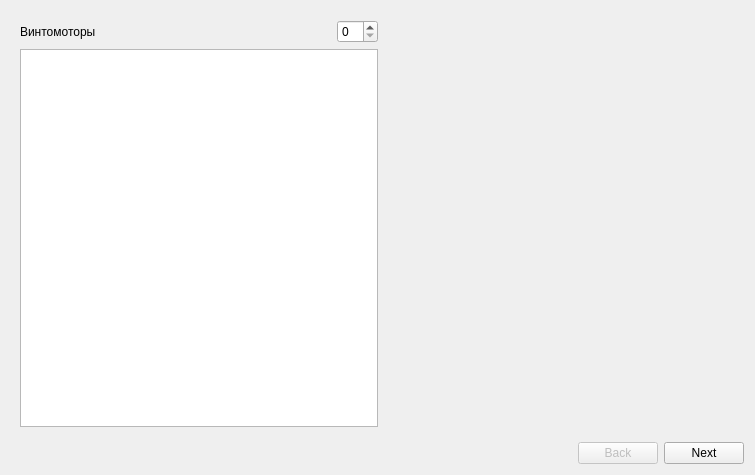
<?xml version="1.0" encoding="UTF-8"?>
<ui version="4.0">
 <class>CreateVehicleWizard</class>
 <widget class="QWidget" name="CreateVehicleWizard">
  <property name="geometry">
   <rect>
    <x>0</x>
    <y>0</y>
    <width>755</width>
    <height>475</height>
   </rect>
  </property>
  <property name="windowTitle">
   <string>Form</string>
  </property>
  <layout class="QVBoxLayout" name="verticalLayout">
   <item>
    <widget class="QStackedWidget" name="stackedWidget">
     <property name="currentIndex">
      <number>2</number>
     </property>
     <widget class="QWidget" name="pageWelcome">
      <layout class="QVBoxLayout" name="verticalLayout_2">
       <item>
        <widget class="QTextBrowser" name="textBrowser">
         <property name="frameShape">
          <enum>QFrame::NoFrame</enum>
         </property>
         <property name="frameShadow">
          <enum>QFrame::Raised</enum>
         </property>
         <property name="html">
          <string>&lt;!DOCTYPE HTML PUBLIC &quot;-//W3C//DTD HTML 4.0//EN&quot; &quot;http://www.w3.org/TR/REC-html40/strict.dtd&quot;&gt;
&lt;html&gt;&lt;head&gt;&lt;meta name=&quot;qrichtext&quot; content=&quot;1&quot; /&gt;&lt;style type=&quot;text/css&quot;&gt;
p, li { white-space: pre-wrap; }
&lt;/style&gt;&lt;/head&gt;&lt;body style=&quot; font-family:'Ubuntu'; font-size:11pt; font-weight:400; font-style:normal;&quot;&gt;
&lt;p style=&quot; margin-top:0px; margin-bottom:0px; margin-left:0px; margin-right:0px; -qt-block-indent:0; text-indent:0px;&quot;&gt;&lt;span style=&quot; font-family:'Ubuntu'; font-size:20pt;&quot;&gt;Добро пожаловать в мастер настройки нового подводного аппарата!&lt;/span&gt;&lt;/p&gt;
&lt;p style=&quot;-qt-paragraph-type:empty; margin-top:0px; margin-bottom:0px; margin-left:0px; margin-right:0px; -qt-block-indent:0; text-indent:0px; font-family:'Ubuntu'; font-size:20pt;&quot;&gt;&lt;br /&gt;&lt;/p&gt;
&lt;p style=&quot; margin-top:0px; margin-bottom:0px; margin-left:0px; margin-right:0px; -qt-block-indent:0; text-indent:0px;&quot;&gt;&lt;span style=&quot; font-family:'Ubuntu';&quot;&gt;Данный мастер позволит задать:&lt;/span&gt;&lt;/p&gt;
&lt;p style=&quot; margin-top:0px; margin-bottom:0px; margin-left:0px; margin-right:0px; -qt-block-indent:0; text-indent:0px;&quot;&gt;&lt;span style=&quot; font-family:'Ubuntu';&quot;&gt; - название подводного аппарата&lt;/span&gt;&lt;/p&gt;
&lt;p style=&quot; margin-top:0px; margin-bottom:0px; margin-left:0px; margin-right:0px; -qt-block-indent:0; text-indent:0px;&quot;&gt;&lt;span style=&quot; font-family:'Ubuntu';&quot;&gt; - режимы работы&lt;/span&gt;&lt;/p&gt;
&lt;p style=&quot; margin-top:0px; margin-bottom:0px; margin-left:0px; margin-right:0px; -qt-block-indent:0; text-indent:0px;&quot;&gt;&lt;span style=&quot; font-family:'Ubuntu';&quot;&gt; - количество винтомоторов&lt;/span&gt;&lt;/p&gt;&lt;/body&gt;&lt;/html&gt;</string>
         </property>
        </widget>
       </item>
      </layout>
     </widget>
     <widget class="QWidget" name="pageSetName">
      <layout class="QHBoxLayout" name="horizontalLayout_4">
       <item>
        <layout class="QVBoxLayout" name="verticalLayout_4">
         <item>
          <spacer name="verticalSpacer_3">
           <property name="orientation">
            <enum>Qt::Vertical</enum>
           </property>
           <property name="sizeHint" stdset="0">
            <size>
             <width>20</width>
             <height>40</height>
            </size>
           </property>
          </spacer>
         </item>
         <item>
          <widget class="QLabel" name="label">
           <property name="font">
            <font>
             <pointsize>20</pointsize>
            </font>
           </property>
           <property name="text">
            <string>Название</string>
           </property>
          </widget>
         </item>
         <item>
          <widget class="QLineEdit" name="vehicleName">
           <property name="font">
            <font>
             <pointsize>14</pointsize>
            </font>
           </property>
           <property name="styleSheet">
            <string notr="true"/>
           </property>
           <property name="text">
            <string>ывм</string>
           </property>
          </widget>
         </item>
         <item>
          <spacer name="verticalSpacer">
           <property name="orientation">
            <enum>Qt::Vertical</enum>
           </property>
           <property name="sizeHint" stdset="0">
            <size>
             <width>20</width>
             <height>40</height>
            </size>
           </property>
          </spacer>
         </item>
         <item>
          <widget class="QGroupBox" name="groupBox">
           <property name="font">
            <font>
             <pointsize>20</pointsize>
            </font>
           </property>
           <property name="styleSheet">
            <string notr="true"/>
           </property>
           <property name="title">
            <string>Режимы</string>
           </property>
           <layout class="QGridLayout" name="gridLayout">
            <item row="0" column="0">
             <widget class="QLabel" name="label_2">
              <property name="font">
               <font>
                <family>Ubuntu</family>
                <pointsize>14</pointsize>
                <weight>50</weight>
                <italic>false</italic>
                <bold>false</bold>
               </font>
              </property>
              <property name="text">
               <string>Телеуправляемый</string>
              </property>
             </widget>
            </item>
            <item row="0" column="2">
             <widget class="QCheckBox" name="checkBoxROV">
              <property name="text">
               <string/>
              </property>
              <property name="iconSize">
               <size>
                <width>16</width>
                <height>16</height>
               </size>
              </property>
              <property name="checked">
               <bool>false</bool>
              </property>
             </widget>
            </item>
            <item row="1" column="2">
             <widget class="QCheckBox" name="checkBoxAUV">
              <property name="text">
               <string/>
              </property>
             </widget>
            </item>
            <item row="1" column="0">
             <widget class="QLabel" name="label_3">
              <property name="font">
               <font>
                <pointsize>14</pointsize>
               </font>
              </property>
              <property name="text">
               <string>Автономный</string>
              </property>
             </widget>
            </item>
            <item row="0" column="1">
             <widget class="Line" name="line">
              <property name="orientation">
               <enum>Qt::Vertical</enum>
              </property>
             </widget>
            </item>
            <item row="1" column="1">
             <widget class="Line" name="line_2">
              <property name="orientation">
               <enum>Qt::Vertical</enum>
              </property>
             </widget>
            </item>
           </layout>
          </widget>
         </item>
         <item>
          <spacer name="verticalSpacer_2">
           <property name="orientation">
            <enum>Qt::Vertical</enum>
           </property>
           <property name="sizeHint" stdset="0">
            <size>
             <width>20</width>
             <height>40</height>
            </size>
           </property>
          </spacer>
         </item>
        </layout>
       </item>
      </layout>
     </widget>
     <widget class="QWidget" name="pageSetProperties">
      <layout class="QHBoxLayout" name="horizontalLayout_3">
       <item>
        <layout class="QVBoxLayout" name="verticalLayout_3">
         <item>
          <layout class="QHBoxLayout" name="horizontalLayout_2">
           <item>
            <widget class="QLabel" name="label_4">
             <property name="text">
              <string>Винтомоторы</string>
             </property>
            </widget>
           </item>
           <item>
            <spacer name="horizontalSpacer_5">
             <property name="orientation">
              <enum>Qt::Horizontal</enum>
             </property>
             <property name="sizeHint" stdset="0">
              <size>
               <width>40</width>
               <height>20</height>
              </size>
             </property>
            </spacer>
           </item>
           <item>
            <widget class="QSpinBox" name="thrustersSpinBox"/>
           </item>
          </layout>
         </item>
         <item>
          <layout class="QHBoxLayout" name="horizontalLayout_5">
           <item>
            <widget class="QTableWidget" name="thrustersTable">
             <property name="sizePolicy">
              <sizepolicy hsizetype="Expanding" vsizetype="Expanding">
               <horstretch>0</horstretch>
               <verstretch>0</verstretch>
              </sizepolicy>
             </property>
             <property name="rowCount">
              <number>0</number>
             </property>
             <property name="columnCount">
              <number>0</number>
             </property>
             <attribute name="horizontalHeaderStretchLastSection">
              <bool>true</bool>
             </attribute>
             <attribute name="verticalHeaderStretchLastSection">
              <bool>false</bool>
             </attribute>
            </widget>
           </item>
          </layout>
         </item>
        </layout>
       </item>
       <item>
        <spacer name="horizontalSpacer_3">
         <property name="orientation">
          <enum>Qt::Horizontal</enum>
         </property>
         <property name="sizeHint" stdset="0">
          <size>
           <width>40</width>
           <height>20</height>
          </size>
         </property>
        </spacer>
       </item>
      </layout>
     </widget>
    </widget>
   </item>
   <item>
    <layout class="QHBoxLayout" name="horizontalLayout">
     <item>
      <spacer name="horizontalSpacer">
       <property name="orientation">
        <enum>Qt::Horizontal</enum>
       </property>
       <property name="sizeHint" stdset="0">
        <size>
         <width>40</width>
         <height>20</height>
        </size>
       </property>
      </spacer>
     </item>
     <item>
      <widget class="QPushButton" name="btnBack">
       <property name="enabled">
        <bool>false</bool>
       </property>
       <property name="text">
        <string>Back</string>
       </property>
      </widget>
     </item>
     <item>
      <widget class="QPushButton" name="btnNext">
       <property name="text">
        <string>Next</string>
       </property>
      </widget>
     </item>
    </layout>
   </item>
  </layout>
 </widget>
 <resources/>
 <connections/>
</ui>
